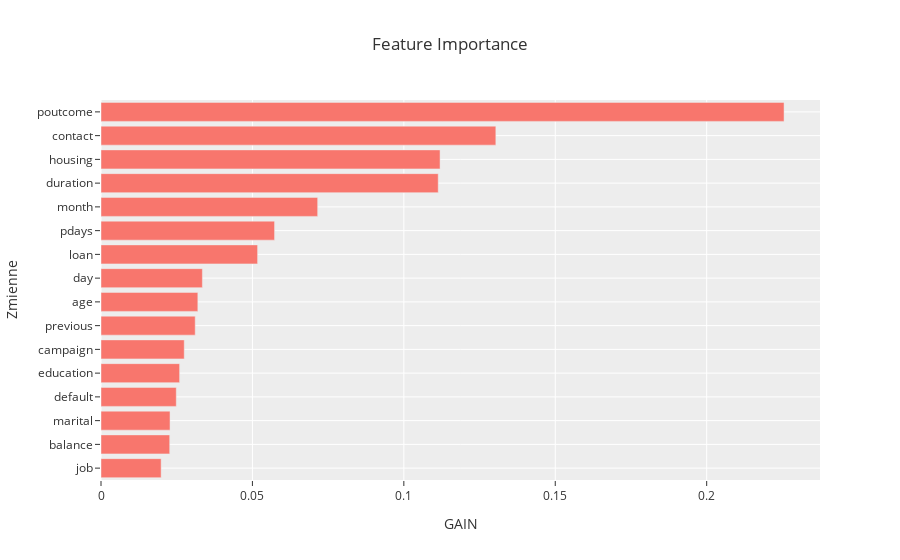
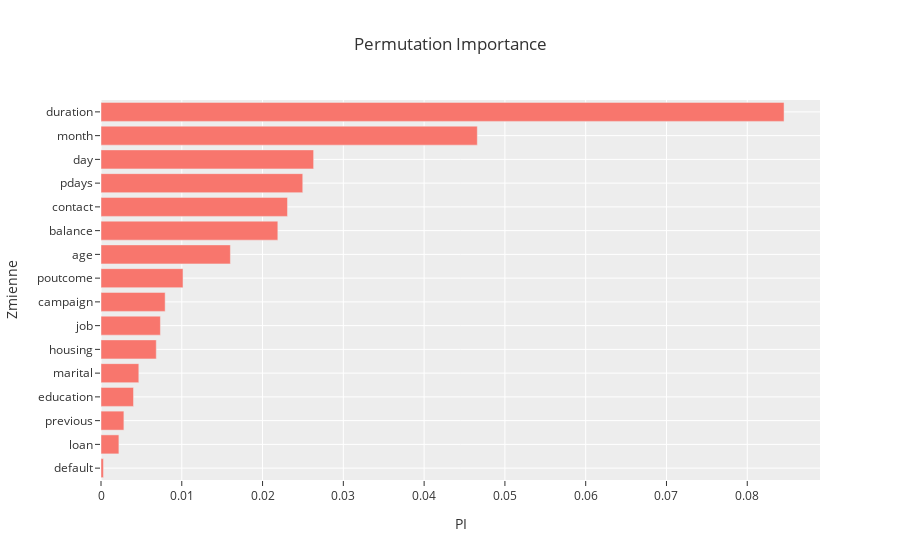

Notebook code cell kept with these figures, in order:
### Markdown cell above
### GINI  

Model bazowy osiągnął wysoką wartość współczynnika GINI zarówno na zbiorze treningowym, jak i testowym. Wysoka wartość GINI na zbiorze TRAIN świadczy o tym, że model bardzo dobrze dopasował się do danych treningowych. Z kolei wartość na zbiorze TEST pozostaje nadal wysoka, co sugeruje, że model ma dobrą zdolność generalizacji. Różnica pomiędzy GINI TRAIN a GINI TEST (ok. 11 punktów procentowych) jest zauważalna i dość duża, co może świadczyć o nadmiernym przeuczeniu modelu na danych treningowych.

### Code cell
zmienne1=dane2[[i for i in dane2.columns if i not in ['y','id']]].columns

fi1=model1.feature_importances_
plot_miara(zmienne1, fi1, 'Feature Importance', 'GAIN')

pi_results1=permutation_importance(model1, X_train, y_train, n_repeats=10, random_state=20)
pi1=pi_results1.importances_mean
plot_miara(zmienne1, pi1, 'Permutation Importance', 'PI')

### Figure 1 — Plotly figure (JSON) as saved in the notebook; plotly's stock layout.template omitted (floating-point values rounded to 4 significant figures)
{"data": [{"orientation": "h", "type": "bar", "x": [0.01986, 0.02268, 0.02279, 0.02485, 0.02596, 0.02749, 0.03111, 0.03198, 0.03347, 0.05171, 0.05731, 0.07155, 0.1114, 0.112, 0.1304, 0.2255], "y": ["job", "balance", "marital", "default", "education", "campaign", "previous", "age", "day", "loan", "pdays", "month", "duration", "housing", "contact", "poutcome"]}], "layout": {"autosize": true, "title": {"text": "Feature Importance"}, "xaxis": {"autorange": true, "range": [0, 0.2374], "title": {"text": "GAIN"}, "type": "linear"}, "yaxis": {"autorange": true, "range": [-0.5, 15.5], "title": {"text": "Zmienne"}, "type": "category"}}}

### Figure 2 — Plotly figure (JSON) as saved in the notebook; plotly's stock layout.template omitted (floating-point values rounded to 4 significant figures)
{"data": [{"orientation": "h", "type": "bar", "x": [0.0003014, 0.002215, 0.002834, 0.004023, 0.004681, 0.00684, 0.007355, 0.007941, 0.01015, 0.01602, 0.02189, 0.02308, 0.02498, 0.02632, 0.04658, 0.08456], "y": ["default", "loan", "previous", "education", "marital", "housing", "job", "campaign", "poutcome", "age", "balance", "contact", "pdays", "day", "month", "duration"]}], "layout": {"autosize": true, "title": {"text": "Permutation Importance"}, "xaxis": {"autorange": true, "range": [0, 0.08901], "title": {"text": "PI"}, "type": "linear"}, "yaxis": {"autorange": true, "range": [-0.5, 15.5], "title": {"text": "Zmienne"}, "type": "category"}}}
